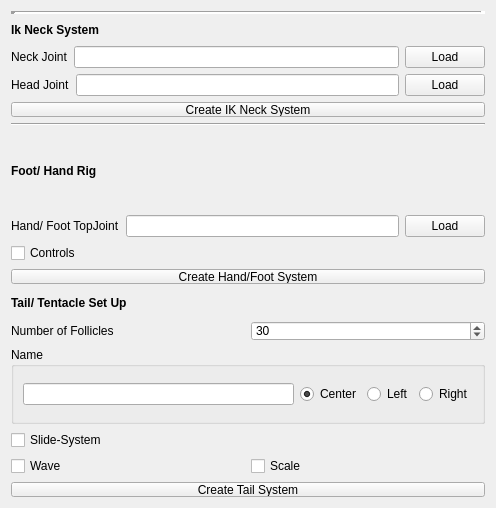
<?xml version="1.0" encoding="UTF-8"?>
<ui version="4.0">
 <class>Form</class>
 <widget class="QWidget" name="Form">
  <property name="geometry">
   <rect>
    <x>0</x>
    <y>0</y>
    <width>496</width>
    <height>508</height>
   </rect>
  </property>
  <property name="windowTitle">
   <string>Form</string>
  </property>
  <layout class="QGridLayout" name="gridLayout_2">
   <item row="14" column="0" colspan="2">
    <layout class="QGridLayout" name="gridLayout">
     <item row="0" column="0">
      <widget class="QCheckBox" name="slideSystem_checkBox">
       <property name="minimumSize">
        <size>
         <width>0</width>
         <height>20</height>
        </size>
       </property>
       <property name="text">
        <string>Slide-System</string>
       </property>
      </widget>
     </item>
     <item row="1" column="0">
      <widget class="QCheckBox" name="checkBox_3">
       <property name="text">
        <string>Wave</string>
       </property>
      </widget>
     </item>
     <item row="1" column="1">
      <widget class="QCheckBox" name="checkBox_2">
       <property name="text">
        <string>Scale</string>
       </property>
      </widget>
     </item>
    </layout>
   </item>
   <item row="6" column="0" colspan="2">
    <widget class="QLabel" name="KN_kneeRig_label_2">
     <property name="font">
      <font>
       <weight>75</weight>
       <bold>true</bold>
      </font>
     </property>
     <property name="text">
      <string>Foot/ Hand Rig</string>
     </property>
    </widget>
   </item>
   <item row="9" column="0" colspan="2">
    <widget class="QPushButton" name="createHandFoot_pushButton">
     <property name="maximumSize">
      <size>
       <width>16777215</width>
       <height>15</height>
      </size>
     </property>
     <property name="text">
      <string>Create Hand/Foot System</string>
     </property>
    </widget>
   </item>
   <item row="5" column="0" colspan="2">
    <widget class="Line" name="line_2">
     <property name="orientation">
      <enum>Qt::Horizontal</enum>
     </property>
    </widget>
   </item>
   <item row="7" column="0" colspan="2">
    <layout class="QHBoxLayout" name="horizontalLayout_8">
     <item>
      <widget class="QLabel" name="handFoot_label">
       <property name="text">
        <string>Hand/ Foot TopJoint</string>
       </property>
      </widget>
     </item>
     <item>
      <widget class="QLineEdit" name="handFoot_lineEdit"/>
     </item>
     <item>
      <widget class="QPushButton" name="handFoot_pushButton">
       <property name="text">
        <string>Load</string>
       </property>
      </widget>
     </item>
    </layout>
   </item>
   <item row="1" column="0">
    <widget class="QLabel" name="ikNeckSystem_label">
     <property name="maximumSize">
      <size>
       <width>16777215</width>
       <height>20</height>
      </size>
     </property>
     <property name="font">
      <font>
       <weight>75</weight>
       <bold>true</bold>
       <underline>false</underline>
      </font>
     </property>
     <property name="text">
      <string>Ik Neck System</string>
     </property>
    </widget>
   </item>
   <item row="4" column="0" colspan="2">
    <widget class="QPushButton" name="ikNeckSystem_pushButton">
     <property name="maximumSize">
      <size>
       <width>16777215</width>
       <height>15</height>
      </size>
     </property>
     <property name="text">
      <string>Create IK Neck System</string>
     </property>
    </widget>
   </item>
   <item row="8" column="0" colspan="2">
    <widget class="QCheckBox" name="handFoot_checkBox">
     <property name="text">
      <string>Controls</string>
     </property>
    </widget>
   </item>
   <item row="2" column="0" colspan="2">
    <layout class="QHBoxLayout" name="horizontalLayout_3">
     <item>
      <widget class="QLabel" name="label">
       <property name="text">
        <string>Neck Joint</string>
       </property>
      </widget>
     </item>
     <item>
      <widget class="QLineEdit" name="neckJnt_lineEdit"/>
     </item>
     <item>
      <widget class="QPushButton" name="neckJnt_pushButton">
       <property name="text">
        <string>Load</string>
       </property>
      </widget>
     </item>
    </layout>
   </item>
   <item row="11" column="0" colspan="2">
    <layout class="QHBoxLayout" name="horizontalLayout_6">
     <item>
      <widget class="QLabel" name="TT_numFollicles_label">
       <property name="maximumSize">
        <size>
         <width>16777215</width>
         <height>20</height>
        </size>
       </property>
       <property name="text">
        <string>Number of Follicles</string>
       </property>
      </widget>
     </item>
     <item>
      <widget class="QSpinBox" name="numFollicle_spinBox">
       <property name="maximumSize">
        <size>
         <width>16777215</width>
         <height>20</height>
        </size>
       </property>
       <property name="maximum">
        <number>500</number>
       </property>
       <property name="value">
        <number>30</number>
       </property>
      </widget>
     </item>
    </layout>
   </item>
   <item row="15" column="0" colspan="2">
    <layout class="QHBoxLayout" name="horizontalLayout_5">
     <item>
      <widget class="QPushButton" name="createTailSystem_pushButton">
       <property name="maximumSize">
        <size>
         <width>16777215</width>
         <height>15</height>
        </size>
       </property>
       <property name="text">
        <string>Create Tail System</string>
       </property>
      </widget>
     </item>
    </layout>
   </item>
   <item row="3" column="0" colspan="2">
    <layout class="QHBoxLayout" name="horizontalLayout_2">
     <item>
      <widget class="QLabel" name="head_label">
       <property name="text">
        <string>Head Joint</string>
       </property>
      </widget>
     </item>
     <item>
      <widget class="QLineEdit" name="headJnt_lineEdit"/>
     </item>
     <item>
      <widget class="QPushButton" name="headJnt_pushButton">
       <property name="text">
        <string>Load</string>
       </property>
      </widget>
     </item>
    </layout>
   </item>
   <item row="10" column="0">
    <widget class="QLabel" name="label_2">
     <property name="maximumSize">
      <size>
       <width>16777215</width>
       <height>25</height>
      </size>
     </property>
     <property name="font">
      <font>
       <weight>75</weight>
       <bold>true</bold>
      </font>
     </property>
     <property name="text">
      <string>Tail/ Tentacle Set Up</string>
     </property>
    </widget>
   </item>
   <item row="0" column="0" colspan="2">
    <widget class="Line" name="line_4">
     <property name="lineWidth">
      <number>5</number>
     </property>
     <property name="orientation">
      <enum>Qt::Horizontal</enum>
     </property>
    </widget>
   </item>
   <item row="12" column="0" colspan="2">
    <widget class="QGroupBox" name="TT_name_groupBox">
     <property name="minimumSize">
      <size>
       <width>0</width>
       <height>50</height>
      </size>
     </property>
     <property name="title">
      <string notr="true">Name</string>
     </property>
     <property name="flat">
      <bool>true</bool>
     </property>
     <layout class="QHBoxLayout" name="horizontalLayout_7">
      <item>
       <widget class="QLineEdit" name="name_lineEdit">
        <property name="minimumSize">
         <size>
          <width>0</width>
          <height>20</height>
         </size>
        </property>
       </widget>
      </item>
      <item>
       <widget class="QRadioButton" name="center_radioButton">
        <property name="minimumSize">
         <size>
          <width>0</width>
          <height>20</height>
         </size>
        </property>
        <property name="text">
         <string>Center</string>
        </property>
        <property name="checked">
         <bool>true</bool>
        </property>
       </widget>
      </item>
      <item>
       <widget class="QRadioButton" name="left_radioButton">
        <property name="minimumSize">
         <size>
          <width>0</width>
          <height>20</height>
         </size>
        </property>
        <property name="text">
         <string>Left</string>
        </property>
        <property name="checked">
         <bool>false</bool>
        </property>
       </widget>
      </item>
      <item>
       <widget class="QRadioButton" name="right_radioButton">
        <property name="minimumSize">
         <size>
          <width>0</width>
          <height>20</height>
         </size>
        </property>
        <property name="text">
         <string>Right</string>
        </property>
       </widget>
      </item>
     </layout>
    </widget>
   </item>
  </layout>
 </widget>
 <resources/>
 <connections/>
</ui>
